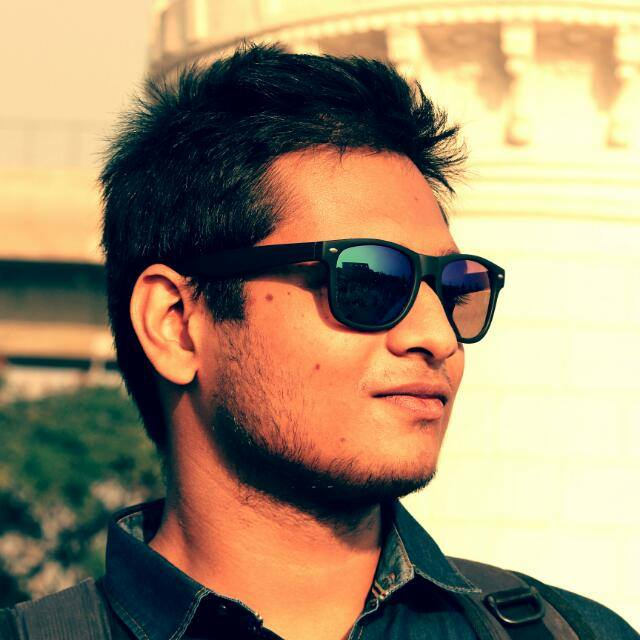
%> input picture 6th_sem/jimut-matlab/mat/Anubhab-codes/jim.jpg, 640 x 640 px
$ octave image_proc_6.m   (GNU Octave 9; MATLAB toolbox functions it lacks are replaced by stand-ins)
%> lines starting %> are read from the running program, lines starting %| are printed output that depends on the picture
%image_proc_6.m : Write a program to take reflection of an image along
%x-axis and then along y-axis
clc;
clear all;
close all;
file1=input('\nEnter Input Image File Name = ','s');
%> the answer given: jim.jpg
file2=input('Enter Output Image File Name = ','s');
%> the answer given: out.png
x=imread(file1);
%> x is the input picture: size 640x640x3 uint8; mean R, G, B 159.5, 139.5, 110.2
[r,c,d]=size(x);
%> r = 640; c = 640; d = 3
y=x;
y(r+1:2*r,1:c,1:d)=x(r:-1:1,1:c,1:d); %x-axis
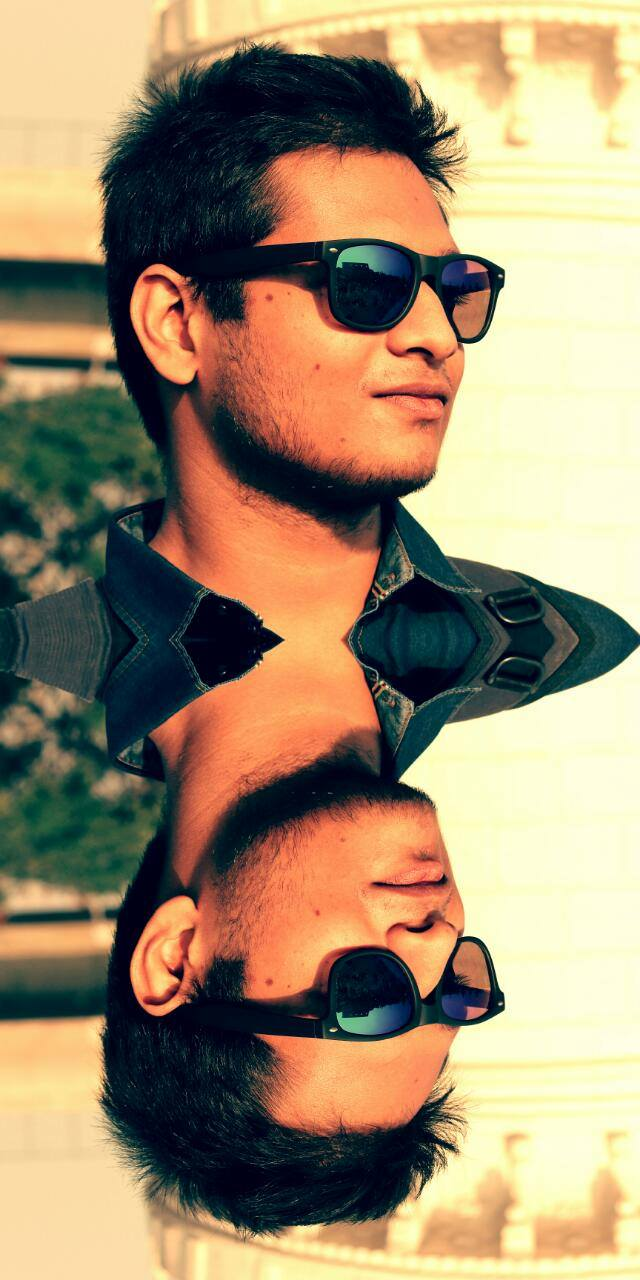
%> y: size 1280x640x3 uint8; mean R, G, B 159.5, 139.5, 110.2
y(1:2*r,c+1:2*c,1:d)=y(2*r:-1:1,1:c,1:d);  %y-axis
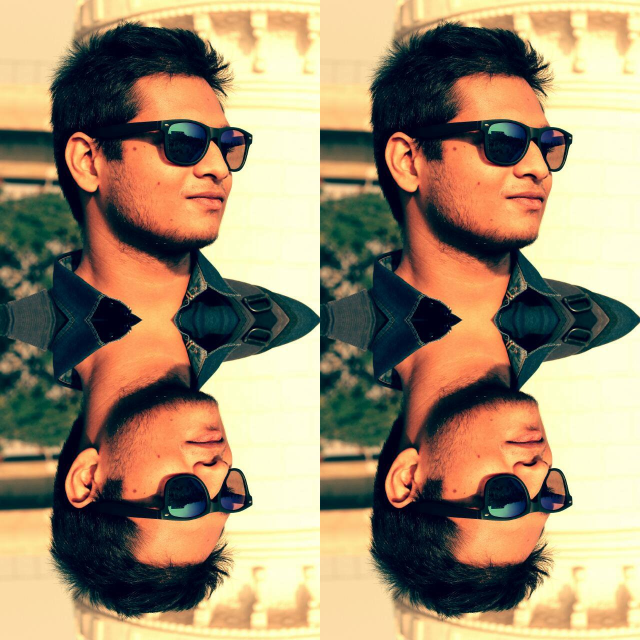
%> y: size 1280x1280x3 uint8 (shown at 1/2 size); mean R, G, B 159.5, 139.5, 110.2
imwrite(y,file2);
imshow(y);
%end
